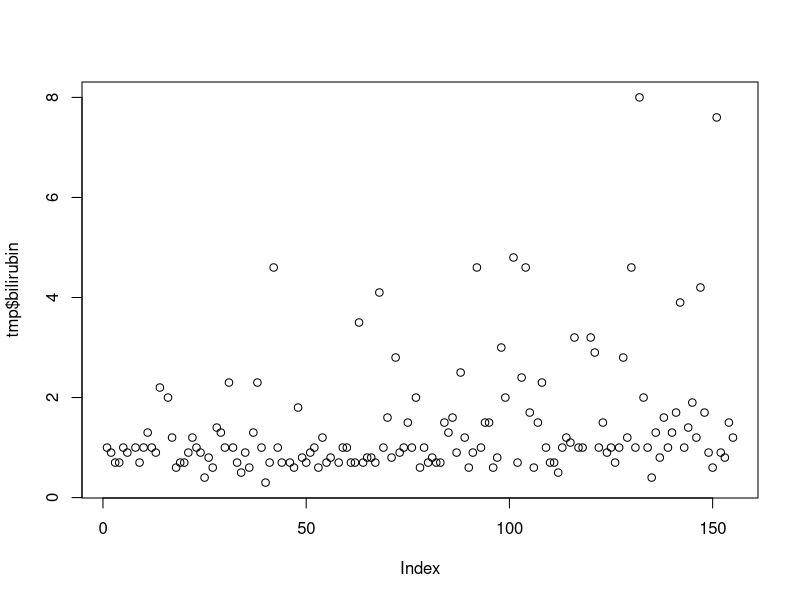
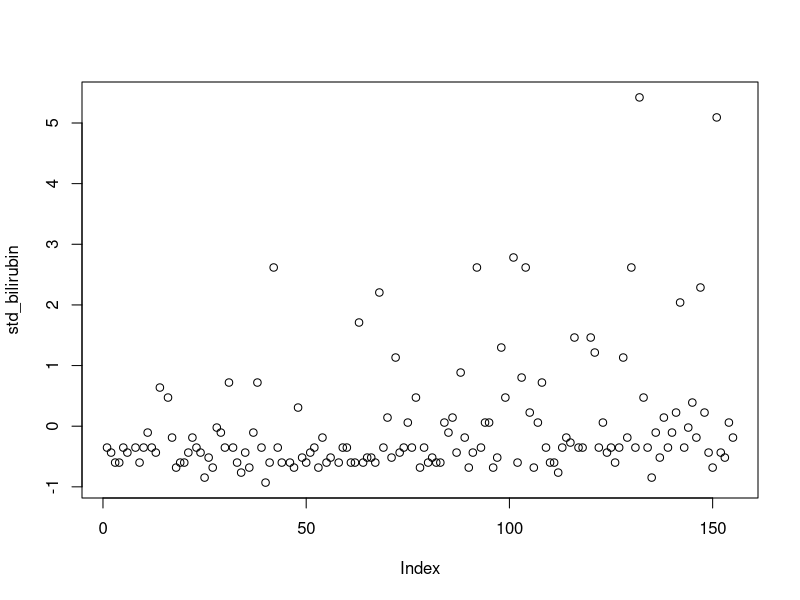
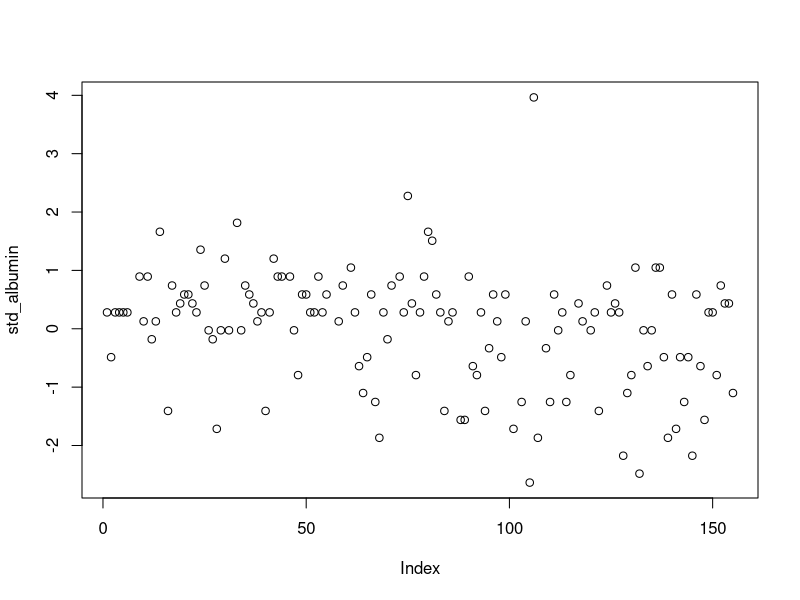

Generate these figures, in order, with R:
## ---- chunk 1
knitr::opts_chunk$set(echo = TRUE)
## ---- chunk 2
setwd("~/Documents/courses/newCollege/current/eda/assignments/a9/")
## ---- chunk 3
url <- "https://archive.ics.uci.edu/ml/datasets/Hepatitis"
## ---- chunk 4
    hep_data <- read.csv("data_na.csv", header=FALSE)
    str(hep_data)
## ---- chunk 5
    sum(hep_data$V1 == 1)
    sum(hep_data$V1 == 2)
## ---- chunk 6
    names(hep_data) <- lapply(strsplit(tolower(readLines("namesJust.txt")), "\n"), as.character)
## ---- chunk 7
    write.csv(hep_data, "hep_data.csv", row.names = FALSE)
## ---- chunk 8
    sum(complete.cases(hep_data))
## ---- chunk 9
    str(hep_data)
    tmp <- as.data.frame(cbind(hep_data[,c("age", "sex")], sapply(
          hep_data[, c("bilirubin", "alk phosphate", "sgot", "albumin")],
            as.numeric)))
    str(tmp)
    sum(complete.cases(tmp))
    sum(complete.cases(tmp[,"bilirubin"]))
## ---- chunk 10
    quantile(tmp$bilirubin, na.rm = TRUE)
    plot(tmp$bilirubin)
## ---- chunk 11
    max(tmp$age)
    min(tmp$age)
## ---- chunk 12
    age_groups <- cut(tmp$age, breaks = seq(0, 80, 10))
    tmp[,"age"] <- age_groups
## ---- chunk 13
    agg <- aggregate(tmp[,3:6], by=list(age=tmp$age, sex=tmp$sex), FUN=mean, na.rm=TRUE)
    agg
## ---- chunk 14
    agg[order(agg$bilirubin),]
## ---- chunk 15
    std_bilirubin <- scale(tmp$bilirubin)
    std_albumin   <- scale(tmp$albumin)
    plot(std_bilirubin)
    plot(std_albumin)
